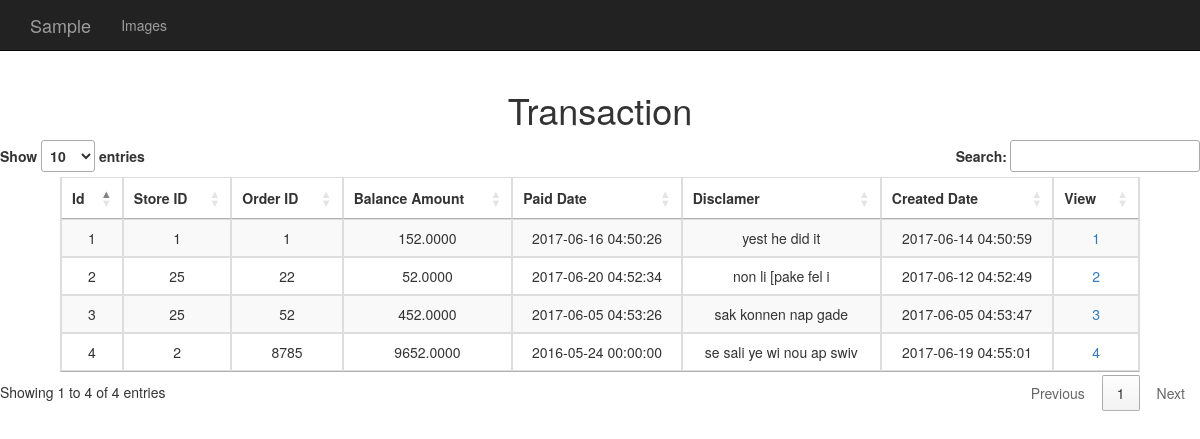
The page / on the database its author committed.
### tables this page shows
CREATE TABLE `invoices` (
  `Id` int(10) unsigned NOT NULL AUTO_INCREMENT,
  `storeId` int(10) NOT NULL,
  `orderId` int(11) NOT NULL,
  `BalanceAmount` decimal(18,4) NOT NULL,
  `paidDateUtc` datetime DEFAULT NULL,
  `disclamer` text,
  `created_at` datetime NOT NULL,
  `update_at` datetime NOT NULL,
  `statusId` int(10) DEFAULT NULL,
  `imageid` int(10) DEFAULT NULL,
  PRIMARY KEY (`Id`)
);

### index.php (the view, shortened to what this page needs)
<?php
require_once 'dbconfig.php';
$sql = $conn->prepare("select * from invoices ORDER BY id ASC");
$sql->execute();
?>
<div class="row">
            <div class="col-lg-12 text-center">
            <h1>Transaction</h1>
            <table id="showtable" class="table table-striped table-bordered" cellspacing="0" width="90%">
						    <thead>
						        <tr>
						            <th>Id</th>
						            <th>Store ID</th>
						            <th>Order ID</th>
						            <th>Balance Amount</th>
						            <th>Paid Date</th>
						            <th>Disclamer</th>
						            <th>Created Date</th>
						            <th>View</th>
						        </tr>
						    </thead>
						    <tbody>
						   		<?php 	while($result = $sql->fetch(PDO::FETCH_ASSOC)){ ?>
						            <tr>
									     <td><?php echo $result['Id'];?></td>
										 <td><?php echo $result['storeId'];?></td>
										 <td><?php echo $result['orderId'];?></td>
										 <td><?php echo $result['BalanceAmount'];?></td>
										 <td><?php echo $result['paidDateUtc'];?></td>
										 <td><?php echo $result['disclamer'];?></td>
										 <td><?php echo $result['created_at'];?></td>
										 <td align="center">
                							<a href="processimage.php?idimage=<?php print($result['imageid']); ?>"><?php echo $result['imageid'];?></a>
                						</td>
						            </tr>
						       <?php } ?>
						    </tbody>
						</table>
				</div>
        		</div>

### rows shown on the page
invoices: Id "1", storeId "1", orderId "1", BalanceAmount "152.0000", paidDateUtc "2017-06-16 04:50:26", disclamer "yest he did it", created_at "2017-06-14 04:50:59", imageid "1"
invoices: Id "2", storeId "25", orderId "22", BalanceAmount "52.0000", paidDateUtc "2017-06-20 04:52:34", disclamer "non li [pake fel i", created_at "2017-06-12 04:52:49", imageid "2"
invoices: Id "3", storeId "25", orderId "52", BalanceAmount "452.0000", paidDateUtc "2017-06-05 04:53:26", disclamer "sak konnen nap gade", created_at "2017-06-05 04:53:47", imageid "3"
invoices: Id "4", storeId "2", orderId "8785", BalanceAmount "9652.0000", paidDateUtc "2016-05-24 00:00:00", disclamer "se sali ye wi nou ap swiv", created_at "2017-06-19 04:55:01", imageid "4"
